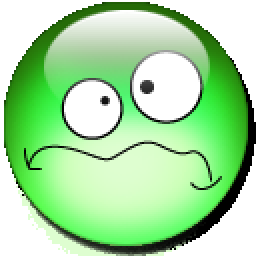
#> input picture ejemplo_img/imagen.png, 128 x 128 px (shown 2 times larger)
$ python Ejemplo_en_python_para_leer_imagen_y_hacer_un_grafico.py
#> lines starting #> are read from the running program, lines starting #| are printed output that depends on the picture
# -*- coding: utf-8 -*-
"""
@author: Juan
"""
import cv2 as cv
import numpy as np
import matplotlib.pyplot as plt
import math
from sklearn import svm

# Crear una ventana para mostrar la imagen
cv.namedWindow("Imagen", 0)

# Leer la imagen
imagen = cv.imread("imagen.png", 0)
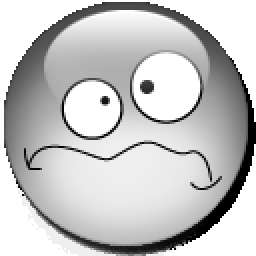
#> imagen: shape (128, 128) (shown 2 times larger); min 0, max 255, mean 196.5
print(imagen)
#> (printed output is left out)
print("Dimensiones ", imagen.shape)
#| Dimensiones  (128, 128)

# Mostrar la imagen
cv.imshow("Imagen", imagen)
# Necesario para que opencv la muestre. 0 - espera hasta que se
# presione una tecla, > 0 - la cant de miliseg que se muestra la imagen
cv.waitKey(0)
cv.destroyAllWindows()

# Para graficar datos
# Une los puntos con una línea de color naranja
# plt.plot([2, 3, 5], [5, 3, 2], color ='tab:orange')
# Dibuja pelotitas en las coordenadas
# plt.plot([2, 3, 5], [5, 3, 2], "o", color ='tab:orange')
# Dibuja pelotitas unidas con una línea en las coordenadas
plt.plot([2, 3, 5], [5, 3, 2], 'o-', linewidth=2, markersize=12)

plt.draw()
# Establecer limites del gráfico
plt.xlim([0, 10])
plt.ylim([0, 10])
# Poner un título en el gráfico
plt.title('Ejemplo')
# Mostrar el gráfico
plt.show()
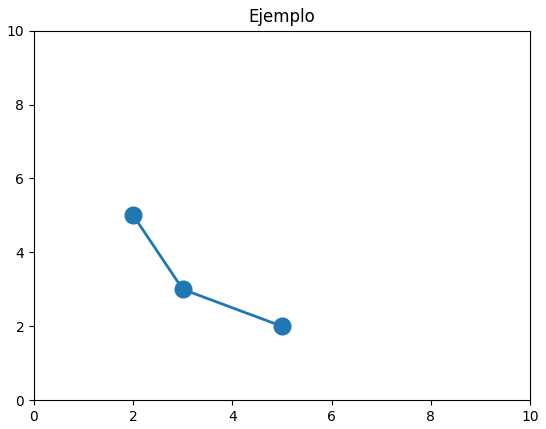
#> figure drawn by matplotlib, 1 panel

# SVM
X = [[0, 0], [1, 1]]
y = [0, 1]
clf = svm.SVC()
clf.fit(X, y)
print("Predicción para el ejemplo de prueba (2, 2) es ", clf.predict([[2., 2.]]))
print("Los vectores soportes son ", clf.support_vectors_)
